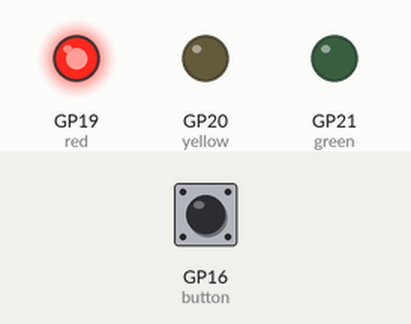
Recording of a program running on a simulated Raspberry Pi Pico running MicroPython. Shown: output pins drawn as LEDs (lit = HIGH). The inputs (shaded band) are chosen by the test bench; at power-on: GP16 (button) LOW.

Above: at 1.2 s.
1.3 s: GP16 (button) pulled HIGH for 0.15 s
At 2.5 s:
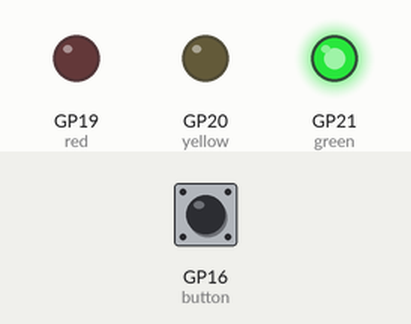
4.4 s: GP16 (button) pulled HIGH for 1 s
At 8.2 s:
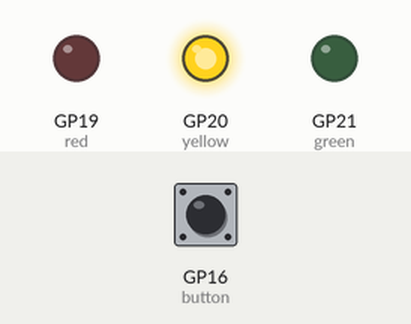
8.4 s: GP16 (button) pulled HIGH for 3.2 s
At 10.3 s:
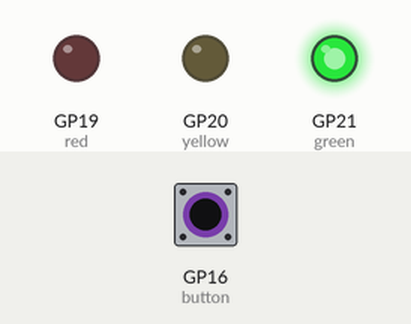
Timing chart, 0 to 13.4 s (numbered marks = the images above; inputs shaded):
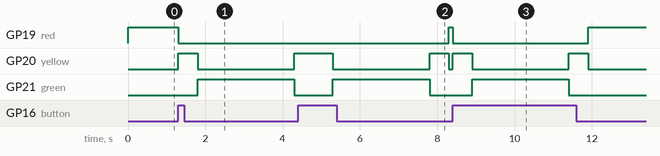

The program:

001-street-light.py
```python
from machine import Pin
import time

red = Pin(19, Pin.OUT)
yellow = Pin(20, Pin.OUT)
green = Pin(21, Pin.OUT)

button = Pin(16, Pin.IN, Pin.PULL_DOWN)

red.on()
while True:
    if button.value() == 1:
        red.off()
        yellow.on()
        time.sleep_ms(500)
        yellow.off()
        green.on()
        time.sleep_ms(2500)
        green.off()
        yellow.on()
        time.sleep_ms(500)
        yellow.off()
        red.on()
```

Measured:
- after the input at 1.3 s, GP19 (red): HIGH → LOW at once; GP20 (yellow): LOW → HIGH at once, → LOW 0.50 s later, → HIGH 2.5 s later; GP21 (green): LOW → HIGH after 0.50 s, → LOW 2.5 s later
- after the input at 4.4 s, GP19 (red): LOW → HIGH after 3.9 s instead of 0.40 s; GP20 (yellow): HIGH → LOW after 0.90 s instead of 0.40 s; GP21 (green): LOW → HIGH after 0.90 s, → LOW 2.5 s later
- after the input at 8.4 s, GP19 (red): HIGH → LOW at once, → HIGH 3.5 s later; GP20 (yellow): alternates HIGH for 0.50 s and LOW for 2.5 s, 4 changes in all, then stays LOW, starting at once; GP21 (green): LOW → HIGH after 0.50 s, → LOW 2.5 s later
